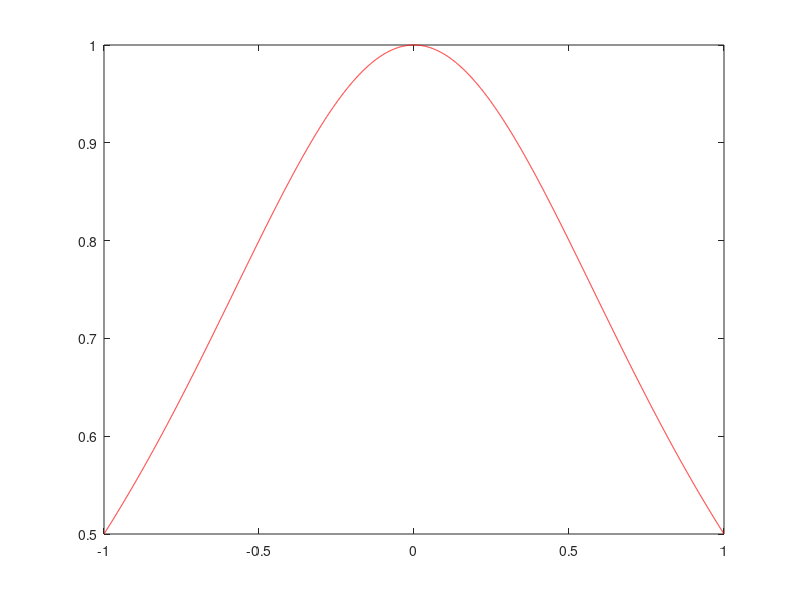

This chart was generated by the following MATLAB code: (Note: this script raises an error after producing the figure.)
function Aufgabe4bc()
  % plotte f und Pn für n in N aud I = [a,b] mit kleiner werdenden Gittergröße
  % wartet auf tastetndruck bevor es nächste Gittergröße plottet
  function Plotter(a, b, N, f)
    gridsize = 2;
    f1 = figure;
    hold on;
    while true
      clf;
      % plotte f
      x = linspace(a,b, 9999);
      plot(x,f(x), "-r");
      hold on;
      % plotte all p (Interpolierende)
      x = linspace(a,b, gridsize);
      for n=1:length(N)
        p=InterpolateFun(a, b, N(n), f);
        plot(x, p(x));
        hold on;
      endfor
      pause
      % beende falls genau genug
      if gridsize > 250
        close(f1);
        break;
      endif
      gridsize*=2;
    endwhile
  endfunction

  N = [5 10 20];
  f_1 = @(x) 1./(1+x.^2);
  f_2 = @(x) sqrt(abs(x)); 
  Plotter(-1,1,N,f_1);
  Plotter(-1,1,N,f_2);
endfunction

%
% zu c) Funktion f_1 ist gut Lagrange interpolierbar aber f_2 fängt an
%       den Intervallgrenzen sehr stark an zu schwanken dies würde die
%       hohe Abschätzung von Korollar 3.13 erklären, da obwohl der Fehler
%       insgesamt kleiner wird, wird der Fehler an manchen Punkten x in [a,b]
%       wie gesagt extrem hoch werden kann.
%